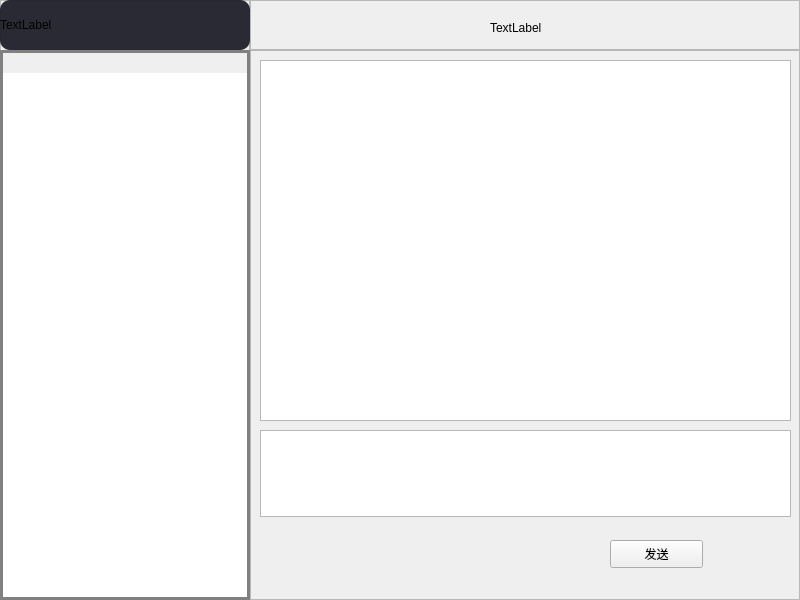
<?xml version="1.0" encoding="UTF-8"?>
<ui version="4.0">
 <class>Form</class>
 <widget class="QWidget" name="Form">
  <property name="geometry">
   <rect>
    <x>0</x>
    <y>0</y>
    <width>800</width>
    <height>600</height>
   </rect>
  </property>
  <property name="windowTitle">
   <string>Form</string>
  </property>
  <widget class="QFrame" name="frame">
   <property name="geometry">
    <rect>
     <x>0</x>
     <y>0</y>
     <width>250</width>
     <height>600</height>
    </rect>
   </property>
   <property name="frameShape">
    <enum>QFrame::StyledPanel</enum>
   </property>
   <property name="frameShadow">
    <enum>QFrame::Raised</enum>
   </property>
   <widget class="QLabel" name="label">
    <property name="geometry">
     <rect>
      <x>0</x>
      <y>0</y>
      <width>250</width>
      <height>50</height>
     </rect>
    </property>
    <property name="styleSheet">
     <string notr="true">background-color: rgba(30,30,40,240);
border-radius:10px;</string>
    </property>
    <property name="text">
     <string>TextLabel</string>
    </property>
   </widget>
   <widget class="QListWidget" name="listWidget">
    <property name="geometry">
     <rect>
      <x>0</x>
      <y>50</y>
      <width>250</width>
      <height>550</height>
     </rect>
    </property>
    <property name="styleSheet">
     <string notr="true">QListWidget
{
    color:rgb(200,200,200);
    border:3px solid gray;
    padding:20px 0px 0px 0px;
}
/**列表项*/
QListWidget::item
{
    color:rgb(200,200,200);
    height:40px;
    padding-left:20px;
    border:0px solid gray;
}
/**列表项扫过*/
QListWidget::item:hover
{
    color:rgb(255,255,255);
   
}
/**列表项选中*/
QListWidget::item::selected:active
{ 
    color:white;
    border-width:0;
}
QListWidget::item:selected
{
    color:white;
    border-width:0;
}
</string>
    </property>
   </widget>
  </widget>
  <widget class="QFrame" name="frame_2">
   <property name="geometry">
    <rect>
     <x>250</x>
     <y>0</y>
     <width>550</width>
     <height>50</height>
    </rect>
   </property>
   <property name="frameShape">
    <enum>QFrame::StyledPanel</enum>
   </property>
   <property name="frameShadow">
    <enum>QFrame::Raised</enum>
   </property>
   <widget class="QLabel" name="label_2">
    <property name="geometry">
     <rect>
      <x>240</x>
      <y>20</y>
      <width>72</width>
      <height>15</height>
     </rect>
    </property>
    <property name="text">
     <string>TextLabel</string>
    </property>
   </widget>
  </widget>
  <widget class="QFrame" name="frame_3">
   <property name="geometry">
    <rect>
     <x>250</x>
     <y>50</y>
     <width>550</width>
     <height>550</height>
    </rect>
   </property>
   <property name="frameShape">
    <enum>QFrame::StyledPanel</enum>
   </property>
   <property name="frameShadow">
    <enum>QFrame::Raised</enum>
   </property>
   <widget class="QTextBrowser" name="textBrowser">
    <property name="geometry">
     <rect>
      <x>10</x>
      <y>10</y>
      <width>531</width>
      <height>361</height>
     </rect>
    </property>
   </widget>
   <widget class="QTextEdit" name="textEdit">
    <property name="geometry">
     <rect>
      <x>10</x>
      <y>380</y>
      <width>531</width>
      <height>87</height>
     </rect>
    </property>
   </widget>
   <widget class="QPushButton" name="pushButton_2">
    <property name="geometry">
     <rect>
      <x>360</x>
      <y>490</y>
      <width>93</width>
      <height>28</height>
     </rect>
    </property>
    <property name="text">
     <string>发送</string>
    </property>
   </widget>
  </widget>
 </widget>
 <resources/>
 <connections/>
</ui>
